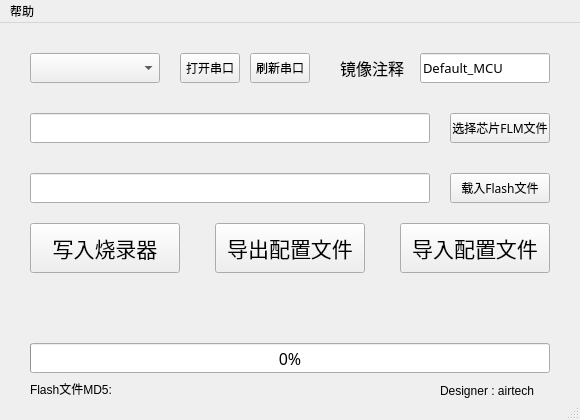
<?xml version="1.0" encoding="UTF-8"?>
<ui version="4.0">
 <class>MainWindow</class>
 <widget class="QMainWindow" name="MainWindow">
  <property name="geometry">
   <rect>
    <x>0</x>
    <y>0</y>
    <width>580</width>
    <height>420</height>
   </rect>
  </property>
  <property name="windowTitle">
   <string>MainWindow</string>
  </property>
  <widget class="QWidget" name="centralwidget">
   <widget class="QComboBox" name="COM">
    <property name="geometry">
     <rect>
      <x>30</x>
      <y>30</y>
      <width>130</width>
      <height>30</height>
     </rect>
    </property>
   </widget>
   <widget class="QPushButton" name="Open_COM">
    <property name="geometry">
     <rect>
      <x>180</x>
      <y>30</y>
      <width>60</width>
      <height>30</height>
     </rect>
    </property>
    <property name="font">
     <font>
      <family>宋体</family>
     </font>
    </property>
    <property name="text">
     <string>打开串口</string>
    </property>
   </widget>
   <widget class="QLineEdit" name="Flash_Name">
    <property name="geometry">
     <rect>
      <x>30</x>
      <y>150</y>
      <width>400</width>
      <height>30</height>
     </rect>
    </property>
   </widget>
   <widget class="QPushButton" name="Open_Flash">
    <property name="geometry">
     <rect>
      <x>450</x>
      <y>150</y>
      <width>100</width>
      <height>30</height>
     </rect>
    </property>
    <property name="font">
     <font>
      <family>宋体</family>
     </font>
    </property>
    <property name="text">
     <string>载入Flash文件</string>
    </property>
   </widget>
   <widget class="QLineEdit" name="FLM_TEXT">
    <property name="geometry">
     <rect>
      <x>30</x>
      <y>90</y>
      <width>400</width>
      <height>30</height>
     </rect>
    </property>
   </widget>
   <widget class="QPushButton" name="Open_FLM">
    <property name="geometry">
     <rect>
      <x>450</x>
      <y>90</y>
      <width>100</width>
      <height>30</height>
     </rect>
    </property>
    <property name="font">
     <font>
      <family>宋体</family>
     </font>
    </property>
    <property name="text">
     <string>选择芯片FLM文件</string>
    </property>
   </widget>
   <widget class="QPushButton" name="Write_Offine">
    <property name="geometry">
     <rect>
      <x>30</x>
      <y>200</y>
      <width>150</width>
      <height>50</height>
     </rect>
    </property>
    <property name="font">
     <font>
      <family>宋体</family>
      <pointsize>16</pointsize>
     </font>
    </property>
    <property name="text">
     <string>写入烧录器</string>
    </property>
   </widget>
   <widget class="QPushButton" name="Output_Conf">
    <property name="geometry">
     <rect>
      <x>215</x>
      <y>200</y>
      <width>150</width>
      <height>50</height>
     </rect>
    </property>
    <property name="font">
     <font>
      <family>宋体</family>
      <pointsize>16</pointsize>
     </font>
    </property>
    <property name="text">
     <string>导出配置文件</string>
    </property>
   </widget>
   <widget class="QPushButton" name="Input_Conf">
    <property name="geometry">
     <rect>
      <x>400</x>
      <y>200</y>
      <width>150</width>
      <height>50</height>
     </rect>
    </property>
    <property name="font">
     <font>
      <family>宋体</family>
      <pointsize>16</pointsize>
     </font>
    </property>
    <property name="text">
     <string>导入配置文件</string>
    </property>
   </widget>
   <widget class="QProgressBar" name="progressBar">
    <property name="geometry">
     <rect>
      <x>30</x>
      <y>320</y>
      <width>520</width>
      <height>30</height>
     </rect>
    </property>
    <property name="font">
     <font>
      <family>宋体</family>
      <pointsize>12</pointsize>
     </font>
    </property>
    <property name="contextMenuPolicy">
     <enum>Qt::DefaultContextMenu</enum>
    </property>
    <property name="layoutDirection">
     <enum>Qt::LeftToRight</enum>
    </property>
    <property name="value">
     <number>0</number>
    </property>
    <property name="alignment">
     <set>Qt::AlignLeading|Qt::AlignLeft|Qt::AlignVCenter</set>
    </property>
    <property name="textVisible">
     <bool>true</bool>
    </property>
    <property name="invertedAppearance">
     <bool>false</bool>
    </property>
    <property name="textDirection">
     <enum>QProgressBar::TopToBottom</enum>
    </property>
   </widget>
   <widget class="QLineEdit" name="File_Name">
    <property name="geometry">
     <rect>
      <x>420</x>
      <y>30</y>
      <width>130</width>
      <height>30</height>
     </rect>
    </property>
    <property name="font">
     <font>
      <family>宋体</family>
      <pointsize>10</pointsize>
     </font>
    </property>
    <property name="layoutDirection">
     <enum>Qt::LeftToRight</enum>
    </property>
    <property name="text">
     <string>Default_MCU</string>
    </property>
    <property name="maxLength">
     <number>16</number>
    </property>
    <property name="cursorMoveStyle">
     <enum>Qt::VisualMoveStyle</enum>
    </property>
   </widget>
   <widget class="QLabel" name="Name_lab">
    <property name="geometry">
     <rect>
      <x>340</x>
      <y>30</y>
      <width>75</width>
      <height>30</height>
     </rect>
    </property>
    <property name="font">
     <font>
      <family>宋体</family>
      <pointsize>12</pointsize>
     </font>
    </property>
    <property name="text">
     <string>镜像注释</string>
    </property>
   </widget>
   <widget class="QPushButton" name="Refresh_COM">
    <property name="geometry">
     <rect>
      <x>250</x>
      <y>30</y>
      <width>60</width>
      <height>30</height>
     </rect>
    </property>
    <property name="font">
     <font>
      <family>宋体</family>
     </font>
    </property>
    <property name="text">
     <string>刷新串口</string>
    </property>
   </widget>
   <widget class="QLabel" name="Designer">
    <property name="geometry">
     <rect>
      <x>440</x>
      <y>360</y>
      <width>111</width>
      <height>16</height>
     </rect>
    </property>
    <property name="text">
     <string>Designer : airtech</string>
    </property>
   </widget>
   <widget class="QLabel" name="Hash">
    <property name="geometry">
     <rect>
      <x>30</x>
      <y>360</y>
      <width>300</width>
      <height>12</height>
     </rect>
    </property>
    <property name="text">
     <string>Flash文件MD5: </string>
    </property>
   </widget>
  </widget>
  <widget class="QMenuBar" name="menubar">
   <property name="geometry">
    <rect>
     <x>0</x>
     <y>0</y>
     <width>580</width>
     <height>22</height>
    </rect>
   </property>
   <widget class="QMenu" name="menu">
    <property name="title">
     <string>帮助</string>
    </property>
    <addaction name="About"/>
    <addaction name="Help"/>
   </widget>
   <addaction name="menu"/>
  </widget>
  <widget class="QStatusBar" name="statusbar"/>
  <action name="About">
   <property name="text">
    <string>关于</string>
   </property>
  </action>
  <action name="Help">
   <property name="text">
    <string>使用说明</string>
   </property>
  </action>
 </widget>
 <resources/>
 <connections/>
</ui>
